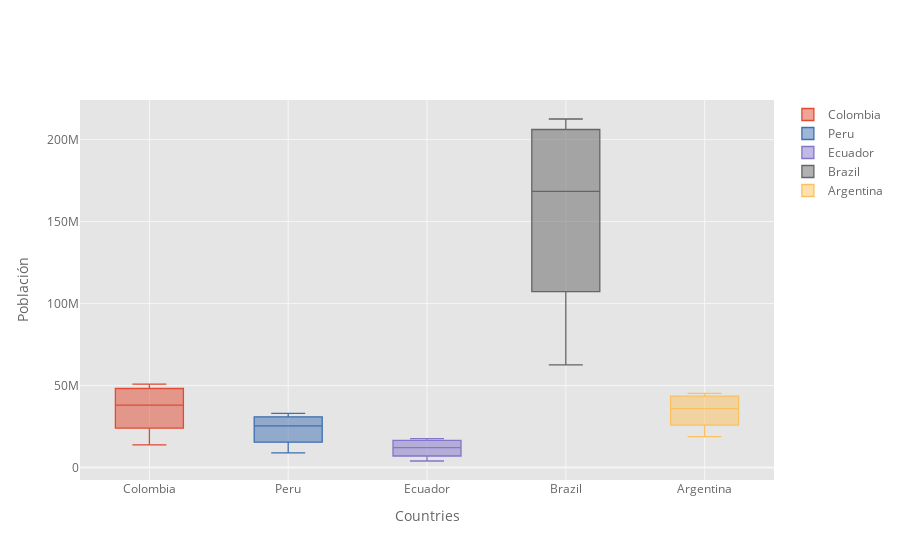

Notebook code cell kept with this figure:
### Markdown cell above
## Multiples Boxplots

### Code cell
df_population.iplot(kind='box', xTitle='Countries',
                    yTitle='Población')

### Figure 1 — Plotly figure (JSON) as saved in the notebook; plotly's stock layout.template omitted (floating-point values rounded to 4 significant figures)
{"data": [{"boxpoints": false, "line": {"width": 1.3}, "marker": {"color": "rgba(226, 74, 51, 1.0)"}, "name": "Colombia", "orientation": "v", "type": "box", "y": [13775000, 16057724, 18725245, 21480065, 24065507, 26900506, 29951201, 33102575, 36421438, 39629968, 42647723, 45222700, 47520667, 48175052, 48909839, 49661048, 50339443, 50882891]}, {"boxpoints": false, "line": {"width": 1.3}, "marker": {"color": "rgba(62, 111, 176, 1.0)"}, "name": "Peru", "orientation": "v", "type": "box", "y": [8858389, 10155015, 11711392, 13459794, 15424744, 17547610, 19772872, 22071433, 24299160, 26459944, 27866145, 29027674, 30470734, 30926032, 31444298, 31989260, 32510453, 32971854]}, {"boxpoints": false, "line": {"width": 1.3}, "marker": {"color": "rgba(132, 118, 202, 1.0)"}, "name": "Ecuador", "orientation": "v", "type": "box", "y": [3956620, 4543666, 5243977, 6069376, 6994334, 7989186, 9066109, 10230934, 11455204, 12681123, 13825847, 15011117, 16212020, 16491116, 16785361, 17084358, 17373662, 17643054]}, {"boxpoints": false, "line": {"width": 1.3}, "marker": {"color": "rgba(101, 101, 101, 1.0)"}, "name": "Brazil", "orientation": "v", "type": "box", "y": [62533919, 72179226, 83373530, 95113265, 107216205, 120694009, 135274080, 149003223, 162019896, 174790340, 186127103, 195713635, 204471769, 206163053, 207833823, 209469323, 211049527, 212559417]}, {"boxpoints": false, "line": {"width": 1.3}, "marker": {"color": "rgba(251, 193, 94, 1.0)"}, "name": "Argentina", "orientation": "v", "type": "box", "y": [18789418, 20481779, 22159650, 23880561, 25865776, 27896528, 30216279, 32618651, 34828170, 36870787, 38892931, 40895752, 43075416, 43508460, 43937140, 44361150, 44780677, 45195774]}], "layout": {"legend": {"bgcolor": "#FFFFFF", "font": {"color": "#666666"}}, "paper_bgcolor": "#FFFFFF", "plot_bgcolor": "#E5E5E5", "title": {"font": {"color": "#151516"}}, "xaxis": {"gridcolor": "#F6F6F6", "showgrid": true, "tickfont": {"color": "#666666"}, "title": {"font": {"color": "#666666"}, "text": "Countries"}, "zerolinecolor": "#F6F6F6"}, "yaxis": {"gridcolor": "#F6F6F6", "showgrid": true, "tickfont": {"color": "#666666"}, "title": {"font": {"color": "#666666"}, "text": "Población"}, "zerolinecolor": "#F6F6F6"}}}
